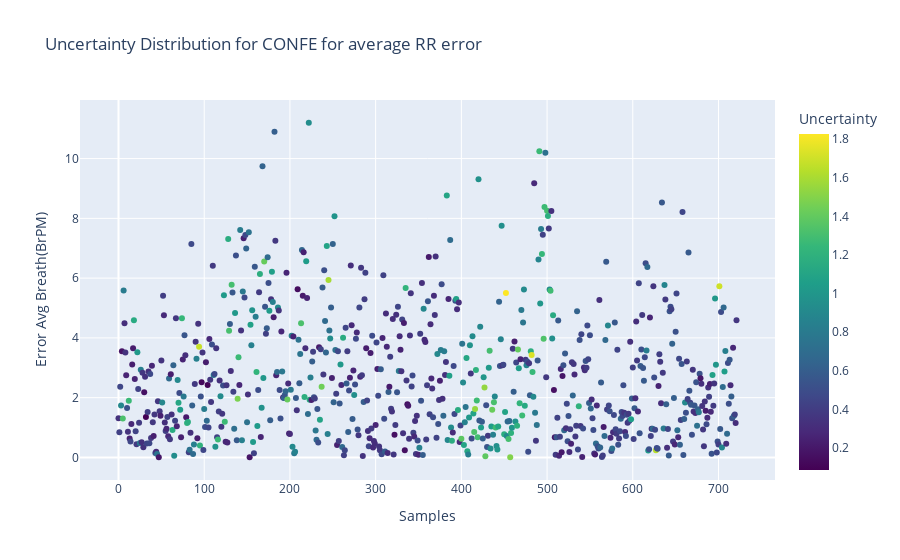
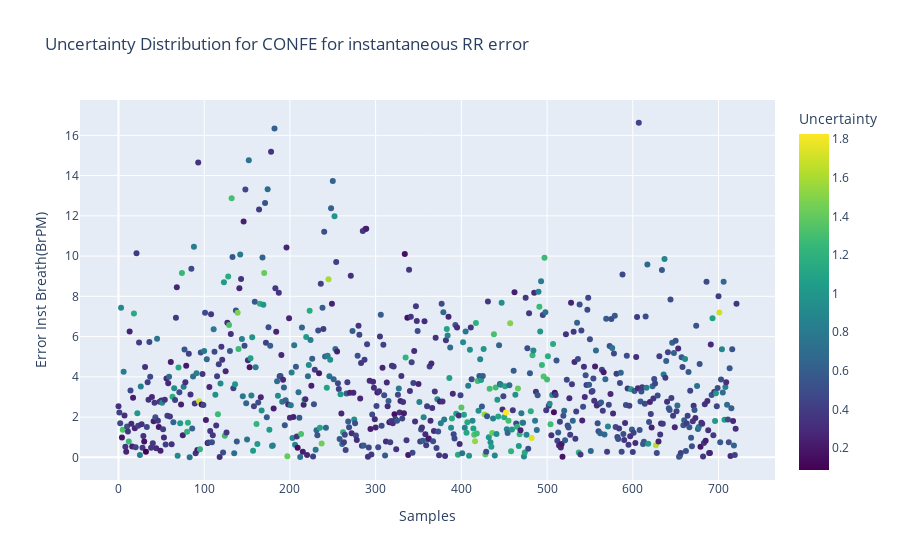

The code cell stored with these charts, in order, in its notebook:
### Code cell
if input_conf == 'confe':
    fig1 = px.scatter(data_confe,x = 'Samples', y="Error Avg Breath(BrPM)",title="Uncertainty Distribution for "+input_conf.upper()+ " for average RR error" ,
                     color="Uncertainty", color_continuous_scale=px.colors.sequential.Viridis)
    
    fig2 = px.scatter(data_confe,x = 'Samples', y="Error Inst Breath(BrPM)",title="Uncertainty Distribution for "+input_conf.upper()+ " for instantaneous RR error" ,
                     color="Uncertainty", color_continuous_scale=px.colors.sequential.Viridis)
    fig1.show()
    fig2.show()

### Figure 1 — Plotly figure (JSON) as saved in the notebook; plotly's stock layout.template omitted (floating-point values rounded to 4 significant figures; data arrays with more than 128 entries replaced by an {"elided": "..."} marker saying what was removed)
{"data": [{"hovertemplate": "Samples=%{x}<br>Error Avg Breath(BrPM)=%{y}<br>Uncertainty=%{marker.color}<extra></extra>", "legendgroup": "", "marker": {"color": {"elided": "722 float values"}, "coloraxis": "coloraxis", "symbol": "circle"}, "mode": "markers", "name": "", "orientation": "v", "showlegend": false, "type": "scatter", "x": {"elided": "722 int values"}, "xaxis": "x", "y": {"elided": "722 float values"}, "yaxis": "y"}], "layout": {"coloraxis": {"colorbar": {"title": {"text": "Uncertainty"}}, "colorscale": [[0, "#440154"], [0.1111, "#482878"], [0.2222, "#3e4989"], [0.3333, "#31688e"], [0.4444, "#26828e"], [0.5556, "#1f9e89"], [0.6667, "#35b779"], [0.7778, "#6ece58"], [0.8889, "#b5de2b"], [1, "#fde725"]]}, "legend": {"tracegroupgap": 0}, "title": {"text": "Uncertainty Distribution for CONFE for average RR error"}, "xaxis": {"anchor": "y", "domain": [0, 1], "title": {"text": "Samples"}}, "yaxis": {"anchor": "x", "domain": [0, 1], "title": {"text": "Error Avg Breath(BrPM)"}}}}

### Figure 2 — Plotly figure (JSON) as saved in the notebook; plotly's stock layout.template omitted (floating-point values rounded to 4 significant figures; data arrays with more than 128 entries replaced by an {"elided": "..."} marker saying what was removed)
{"data": [{"hovertemplate": "Samples=%{x}<br>Error Inst Breath(BrPM)=%{y}<br>Uncertainty=%{marker.color}<extra></extra>", "legendgroup": "", "marker": {"color": {"elided": "722 float values"}, "coloraxis": "coloraxis", "symbol": "circle"}, "mode": "markers", "name": "", "orientation": "v", "showlegend": false, "type": "scatter", "x": {"elided": "722 int values"}, "xaxis": "x", "y": {"elided": "722 float values"}, "yaxis": "y"}], "layout": {"coloraxis": {"colorbar": {"title": {"text": "Uncertainty"}}, "colorscale": [[0, "#440154"], [0.1111, "#482878"], [0.2222, "#3e4989"], [0.3333, "#31688e"], [0.4444, "#26828e"], [0.5556, "#1f9e89"], [0.6667, "#35b779"], [0.7778, "#6ece58"], [0.8889, "#b5de2b"], [1, "#fde725"]]}, "legend": {"tracegroupgap": 0}, "title": {"text": "Uncertainty Distribution for CONFE for instantaneous RR error"}, "xaxis": {"anchor": "y", "domain": [0, 1], "title": {"text": "Samples"}}, "yaxis": {"anchor": "x", "domain": [0, 1], "title": {"text": "Error Inst Breath(BrPM)"}}}}
